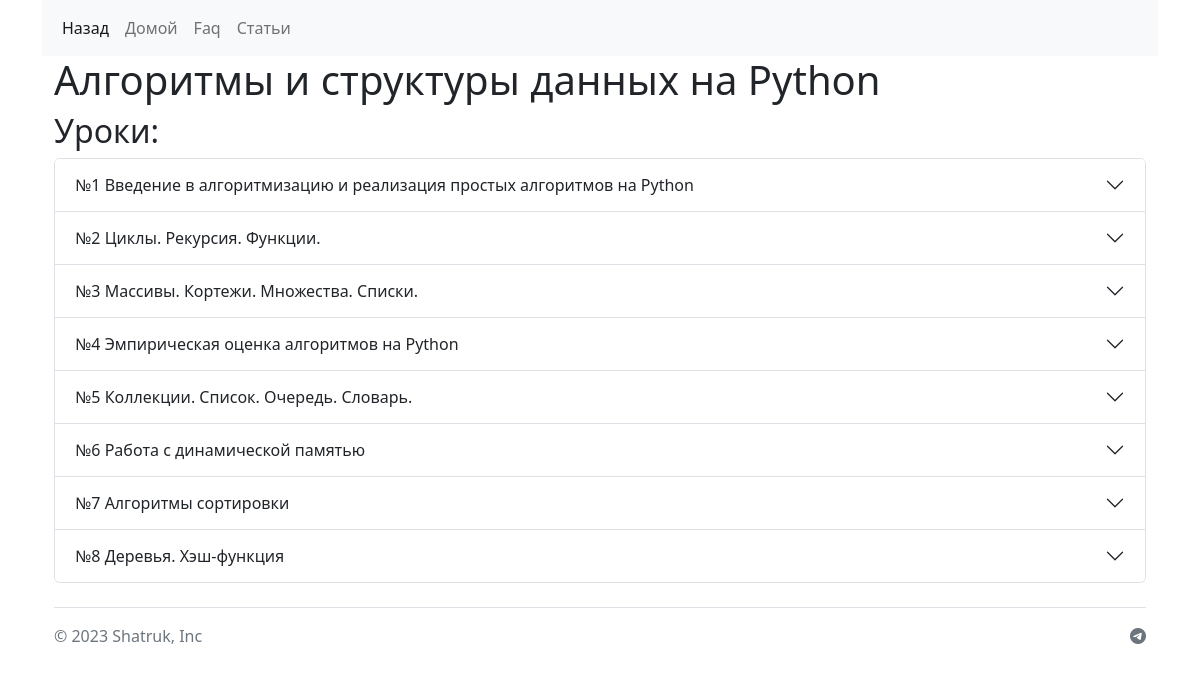
The app's page /course/3/ with its own data.
### course/models/course.py (models this page shows, shortened)
class Course(models.Model):
    name = models.CharField(
        verbose_name='имя курса',
        max_length=150,
    )
    image = ImageField(
        verbose_name='фото',
        blank=False,
        upload_to='course',
        help_text='Добавьте фото',
    )
    description = RichTextField(
        verbose_name='описание'
    )
    class Meta:
        verbose_name = 'курс'
        verbose_name_plural = 'курсы'

### course/models/lesson.py (models this page shows, shortened)
class Lesson(models.Model):
    name = models.CharField(
        verbose_name='Имя урока',
        max_length=255,
    )
    video_url = models.URLField(
        verbose_name='ссылка на видео',
        max_length=255,
        blank=True,
        null=True,
    )
    methodical_url = models.URLField(
        verbose_name='ссылка на методические материалы',
        max_length=255,
        blank=True,
        null=True,
    )
    course = models.ForeignKey(
        'course.Course',
        verbose_name='курс',
        on_delete=models.CASCADE,
        related_name='lessons'
    )
    order_num = models.PositiveIntegerField(
        verbose_name='порядковый номер',
        validators=[MinValueValidator(1)]
    )
    class Meta:
        verbose_name = 'урок'
        verbose_name_plural = 'уроки'
        constraints = [
            models.CheckConstraint(
                check=models.Q(
                    models.Q(methodical_url__isnull=False) |
                    models.Q(video_url__isnull=False)
                ),
                name='field_fullness'),
        ]
        unique_together = ['course_id', 'order_num']
        ordering = ['course_id', 'order_num']
    @property
    def links_exists(self):
        return self.links.exists()

### course/views.py (the view)
# urls.py: path('course/<int:pk>/', CourseDetailView.as_view(), name='course_detail'),
class CourseDetailView(DetailView):
    template_name = 'course/course_detail.html'
    model = Course
    def get_queryset(self):
        return super().get_queryset().prefetch_related(
            Prefetch(
                'lessons',
                queryset=Lesson.objects.prefetch_related('links')
            )
        )

### templates/course/course_detail.html
{% extends 'base.html' %}
{% block navbar %}
    {% include 'course/includes/course_nav.html' %}
{% endblock %}
{% block content %}
    <div class="container">
        <h1>{{ object.name }}</h1>
        <h2>Уроки:</h2>
        <div class="row">
            <div class="accordion" id="accordionExample">
                {% for obj in object.lessons.all %}
                    {% include 'course/includes/lesson_cart.html' with obj=obj %}
                {% endfor %}
            </div>
        </div>
    </div>
{% endblock %}

### templates/course/includes/lesson_cart.html (shortened to what this page needs)
<div class="accordion-item">
    <h2 class="accordion-header" id="heading{{ obj.id }}">
        <button class="accordion-button collapsed" type="button" data-bs-toggle="collapse" data-bs-target="#collapse{{ obj.id }}"
                aria-expanded="true" aria-controls="collapse{{ obj.id }}">
            №{{ obj.order_num }} {{ obj.name }}
        </button>
    </h2>
</div>

### records on screen
Course: name "Алгоритмы и структуры данных на Python"
Lesson: order_num "1", name "Введение в алгоритмизацию и реализация простых алгоритмов на Python"
Lesson: order_num "2", name "Циклы. Рекурсия. Функции."
Lesson: order_num "3", name "Массивы. Кортежи. Множества. Списки."
Lesson: order_num "4", name "Эмпирическая оценка алгоритмов на Python"
Lesson: order_num "5", name "Коллекции. Список. Очередь. Словарь."
Lesson: order_num "6", name "Работа с динамической памятью"
Lesson: order_num "7", name "Алгоритмы сортировки"
Lesson: order_num "8", name "Деревья. Хэш-функция"
